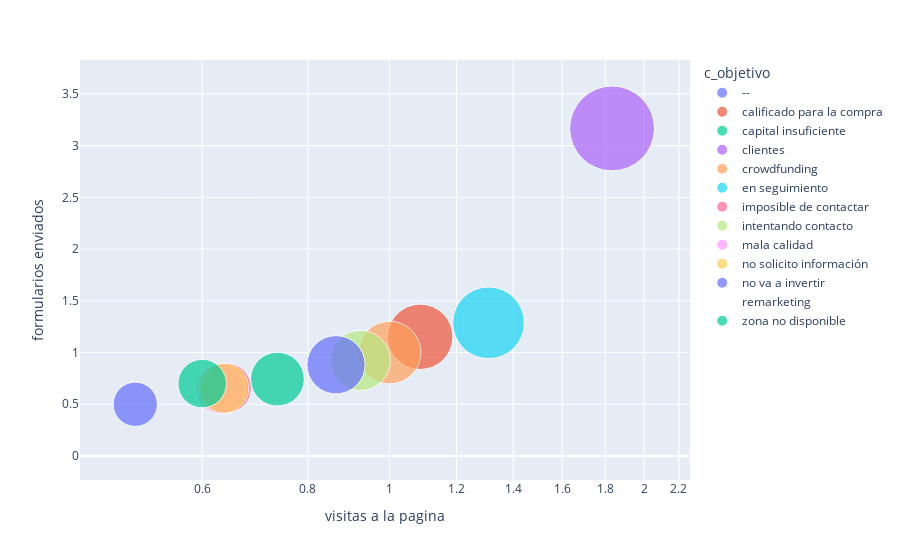

The notebook cell saved with this chart:
### Code cell
import plotly.express as px

df_avg = df.groupby('c_objetivo')[['visitas a la pagina', 'formularios enviados']].mean().reset_index()

fig = px.scatter(df_avg, x="visitas a la pagina", y="formularios enviados",
	         size="visitas a la pagina", color="c_objetivo",
                 hover_name="c_objetivo", log_x=True, size_max=60)
fig.show()

### Figure 1 — Plotly figure (JSON) as saved in the notebook; plotly's stock layout.template omitted (floating-point values rounded to 4 significant figures)
{"data": [{"hovertemplate": "<b>%{hovertext}</b><br><br>c_objetivo=--<br>visitas a la pagina=%{marker.size}<br>formularios enviados=%{y}<extra></extra>", "hovertext": ["--"], "legendgroup": "--", "marker": {"color": "#636efa", "size": [0.5], "sizemode": "area", "sizeref": 0.0005093, "symbol": "circle"}, "mode": "markers", "name": "--", "orientation": "v", "showlegend": true, "type": "scatter", "x": [0.5], "xaxis": "x", "y": [0.5], "yaxis": "y"}, {"hovertemplate": "<b>%{hovertext}</b><br><br>c_objetivo=calificado para la compra<br>visitas a la pagina=%{marker.size}<br>formularios enviados=%{y}<extra></extra>", "hovertext": ["calificado para la compra"], "legendgroup": "calificado para la compra", "marker": {"color": "#EF553B", "size": [1.087], "sizemode": "area", "sizeref": 0.0005093, "symbol": "circle"}, "mode": "markers", "name": "calificado para la compra", "orientation": "v", "showlegend": true, "type": "scatter", "x": [1.087], "xaxis": "x", "y": [1.152], "yaxis": "y"}, {"hovertemplate": "<b>%{hovertext}</b><br><br>c_objetivo=capital insuficiente<br>visitas a la pagina=%{marker.size}<br>formularios enviados=%{y}<extra></extra>", "hovertext": ["capital insuficiente"], "legendgroup": "capital insuficiente", "marker": {"color": "#00cc96", "size": [0.7365], "sizemode": "area", "sizeref": 0.0005093, "symbol": "circle"}, "mode": "markers", "name": "capital insuficiente", "orientation": "v", "showlegend": true, "type": "scatter", "x": [0.7365], "xaxis": "x", "y": [0.743], "yaxis": "y"}, {"hovertemplate": "<b>%{hovertext}</b><br><br>c_objetivo=clientes<br>visitas a la pagina=%{marker.size}<br>formularios enviados=%{y}<extra></extra>", "hovertext": ["clientes"], "legendgroup": "clientes", "marker": {"color": "#ab63fa", "size": [1.833], "sizemode": "area", "sizeref": 0.0005093, "symbol": "circle"}, "mode": "markers", "name": "clientes", "orientation": "v", "showlegend": true, "type": "scatter", "x": [1.833], "xaxis": "x", "y": [3.167], "yaxis": "y"}, {"hovertemplate": "<b>%{hovertext}</b><br><br>c_objetivo=crowdfunding<br>visitas a la pagina=%{marker.size}<br>formularios enviados=%{y}<extra></extra>", "hovertext": ["crowdfunding"], "legendgroup": "crowdfunding", "marker": {"color": "#FFA15A", "size": [1], "sizemode": "area", "sizeref": 0.0005093, "symbol": "circle"}, "mode": "markers", "name": "crowdfunding", "orientation": "v", "showlegend": true, "type": "scatter", "x": [1], "xaxis": "x", "y": [1], "yaxis": "y"}, {"hovertemplate": "<b>%{hovertext}</b><br><br>c_objetivo=en seguimiento<br>visitas a la pagina=%{marker.size}<br>formularios enviados=%{y}<extra></extra>", "hovertext": ["en seguimiento"], "legendgroup": "en seguimiento", "marker": {"color": "#19d3f3", "size": [1.309], "sizemode": "area", "sizeref": 0.0005093, "symbol": "circle"}, "mode": "markers", "name": "en seguimiento", "orientation": "v", "showlegend": true, "type": "scatter", "x": [1.309], "xaxis": "x", "y": [1.288], "yaxis": "y"}, {"hovertemplate": "<b>%{hovertext}</b><br><br>c_objetivo=imposible de contactar<br>visitas a la pagina=%{marker.size}<br>formularios enviados=%{y}<extra></extra>", "hovertext": ["imposible de contactar"], "legendgroup": "imposible de contactar", "marker": {"color": "#FF6692", "size": [0.6408], "sizemode": "area", "sizeref": 0.0005093, "symbol": "circle"}, "mode": "markers", "name": "imposible de contactar", "orientation": "v", "showlegend": true, "type": "scatter", "x": [0.6408], "xaxis": "x", "y": [0.657], "yaxis": "y"}, {"hovertemplate": "<b>%{hovertext}</b><br><br>c_objetivo=intentando contacto<br>visitas a la pagina=%{marker.size}<br>formularios enviados=%{y}<extra></extra>", "hovertext": ["intentando contacto"], "legendgroup": "intentando contacto", "marker": {"color": "#B6E880", "size": [0.9231], "sizemode": "area", "sizeref": 0.0005093, "symbol": "circle"}, "mode": "markers", "name": "intentando contacto", "orientation": "v", "showlegend": true, "type": "scatter", "x": [0.9231], "xaxis": "x", "y": [0.9231], "yaxis": "y"}, {"hovertemplate": "<b>%{hovertext}</b><br><br>c_objetivo=mala calidad<br>visitas a la pagina=%{marker.size}<br>formularios enviados=%{y}<extra></extra>", "hovertext": ["mala calidad"], "legendgroup": "mala calidad", "marker": {"color": "#FF97FF", "size": [0.6311], "sizemode": "area", "sizeref": 0.0005093, "symbol": "circle"}, "mode": "markers", "name": "mala calidad", "orientation": "v", "showlegend": true, "type": "scatter", "x": [0.6311], "xaxis": "x", "y": [0.6475], "yaxis": "y"}, {"hovertemplate": "<b>%{hovertext}</b><br><br>c_objetivo=no solicito información<br>visitas a la pagina=%{marker.size}<br>formularios enviados=%{y}<extra></extra>", "hovertext": ["no solicito información"], "legendgroup": "no solicito información", "marker": {"color": "#FECB52", "size": [0.6364], "sizemode": "area", "sizeref": 0.0005093, "symbol": "circle"}, "mode": "markers", "name": "no solicito información", "orientation": "v", "showlegend": true, "type": "scatter", "x": [0.6364], "xaxis": "x", "y": [0.6545], "yaxis": "y"}, {"hovertemplate": "<b>%{hovertext}</b><br><br>c_objetivo=no va a invertir<br>visitas a la pagina=%{marker.size}<br>formularios enviados=%{y}<extra></extra>", "hovertext": ["no va a invertir"], "legendgroup": "no va a invertir", "marker": {"color": "#636efa", "size": [0.864], "sizemode": "area", "sizeref": 0.0005093, "symbol": "circle"}, "mode": "markers", "name": "no va a invertir", "orientation": "v", "showlegend": true, "type": "scatter", "x": [0.864], "xaxis": "x", "y": [0.8819], "yaxis": "y"}, {"hovertemplate": "<b>%{hovertext}</b><br><br>c_objetivo=remarketing<br>visitas a la pagina=%{marker.size}<br>formularios enviados=%{y}<extra></extra>", "hovertext": ["remarketing"], "legendgroup": "remarketing", "marker": {"color": "#EF553B", "size": [0], "sizemode": "area", "sizeref": 0.0005093, "symbol": "circle"}, "mode": "markers", "name": "remarketing", "orientation": "v", "showlegend": true, "type": "scatter", "x": [0], "xaxis": "x", "y": [0], "yaxis": "y"}, {"hovertemplate": "<b>%{hovertext}</b><br><br>c_objetivo=zona no disponible<br>visitas a la pagina=%{marker.size}<br>formularios enviados=%{y}<extra></extra>", "hovertext": ["zona no disponible"], "legendgroup": "zona no disponible", "marker": {"color": "#00cc96", "size": [0.6], "sizemode": "area", "sizeref": 0.0005093, "symbol": "circle"}, "mode": "markers", "name": "zona no disponible", "orientation": "v", "showlegend": true, "type": "scatter", "x": [0.6], "xaxis": "x", "y": [0.7], "yaxis": "y"}], "layout": {"legend": {"itemsizing": "constant", "title": {"text": "c_objetivo"}, "tracegroupgap": 0}, "margin": {"t": 60}, "xaxis": {"anchor": "y", "domain": [0, 1], "title": {"text": "visitas a la pagina"}, "type": "log"}, "yaxis": {"anchor": "x", "domain": [0, 1], "title": {"text": "formularios enviados"}}}}
